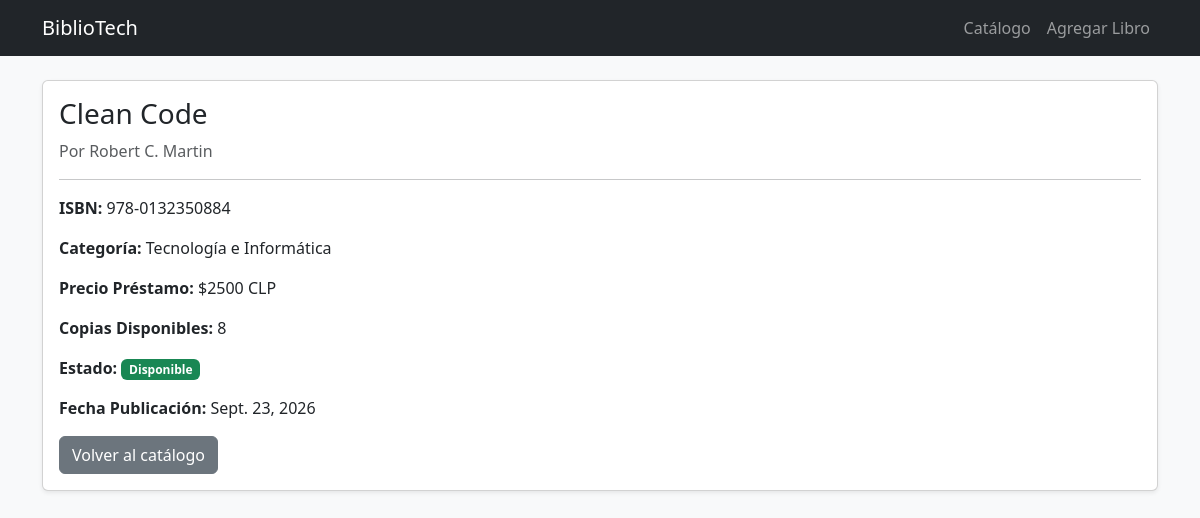
The app's page /libro/1/ with its own data.
### biblioteca/models.py (models this page shows, shortened)
class Libro(models.Model):
    CATEGORIAS = [
        ('TECNOLOGIA', 'Tecnología e Informática'),
        ('NARRATIVA', 'Narrativa y Literatura'),
        ('CIENCIA', 'Ciencias Exactas y Naturales'),
        ('HISTORIA', 'Historia y Ciencias Sociales'),
    ]
    isbn = models.CharField(max_length=20, unique=True, verbose_name='ISBN')
    titulo = models.CharField(max_length=150, verbose_name='Título del Libro')
    autor = models.CharField(max_length=100, verbose_name='Autor')
    categoria = models.CharField(max_length=50, choices=CATEGORIAS, verbose_name='Categoría')
    precio_prestamo = models.IntegerField(verbose_name='Precio Préstamo ($ CLP)')
    stock_copias = models.IntegerField(verbose_name='Copias Disponibles')
    disponible = models.BooleanField(default=True, verbose_name='Disponible')
    fecha_publicacion = models.DateField(verbose_name='Fecha de Publicación')

### biblioteca/views.py (the view)
# urls.py: path('libro/<int:id>/', views.detalle_libro, name='detalle_libro'),
def detalle_libro(request, id):
    libro = get_object_or_404(Libro, id=id)
    return render(request, 'biblioteca/detalle_libro.html', {'libro': libro})

### biblioteca/templates/biblioteca/detalle_libro.html
{% extends 'biblioteca/base.html' %}
{% block content %}
<div class="card shadow-sm">
    <div class="card-body">
        <h3>{{ libro.titulo }}</h3>
        <p class="text-muted">Por {{ libro.autor }}</p>
        <hr>
        <p><strong>ISBN:</strong> {{ libro.isbn }}</p>
        <p><strong>Categoría:</strong> {{ libro.get_categoria_display }}</p>
        <p><strong>Precio Préstamo:</strong> ${{ libro.precio_prestamo }} CLP</p>
        <p><strong>Copias Disponibles:</strong> {{ libro.stock_copias }}</p>
        <p><strong>Estado:</strong> {% if libro.disponible %}<span class="badge bg-success">Disponible</span>{% else %}<span class="badge bg-danger">No Disponible</span>{% endif %}</p>
        <p><strong>Fecha Publicación:</strong> {{ libro.fecha_publicacion }}</p>
        <a href="{% url 'lista_libros' %}" class="btn btn-secondary">Volver al catálogo</a>
    </div>
</div>
{% endblock %}

### records on screen
Libro: titulo "Clean Code", autor "Robert C. Martin", isbn "978-0132350884", categoria "Tecnología e Informática", precio_prestamo "2500", stock_copias "8", fecha_publicacion "Sept. 23, 2026"
